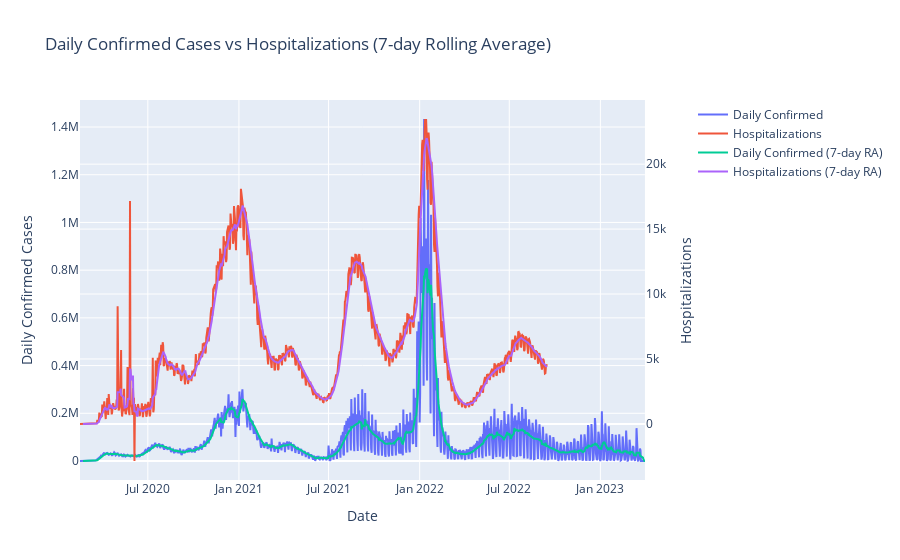

Notebook source saved alongside this figure:
### Code cell
# Creating a dual Y axis plot
fig = make_subplots(specs=[[{"secondary_y": True}]])
fig.add_trace(go.Scatter(x=master_df.index, y=master_df['new_confirmed'], name='Daily Confirmed'), secondary_y=False)
fig.add_trace(go.Scatter(x=master_df.index, y=master_df['new_hospitalized_patients'], name='Hospitalizations'), secondary_y=True)
fig.add_trace(go.Scatter(x=master_df.index, y=master_df['new_confirmed_ra'], name='Daily Confirmed (7-day RA)'), secondary_y=False)
fig.add_trace(go.Scatter(x=master_df.index, y=master_df['new_hospitalized_patients_ra'], name='Hospitalizations (7-day RA)'), secondary_y=True)

fig.update_layout(title='Daily Confirmed Cases vs Hospitalizations (7-day Rolling Average)', xaxis_title='Date', yaxis_title='Daily Confirmed Cases', yaxis2_title='Hospitalizations')
fig.show()

### Figure 1 — Plotly figure (JSON) as saved in the notebook; plotly's stock layout.template omitted (floating-point values rounded to 4 significant figures; data arrays with more than 128 entries replaced by an {"elided": "..."} marker saying what was removed)
{"data": [{"name": "Daily Confirmed", "type": "scatter", "x": {"elided": "1142 str values"}, "xaxis": "x", "y": {"elided": "1142 int values"}, "yaxis": "y"}, {"name": "Hospitalizations", "type": "scatter", "x": {"elided": "1142 str values"}, "xaxis": "x", "y": {"elided": "1142 int values"}, "yaxis": "y2"}, {"name": "Daily Confirmed (7-day RA)", "type": "scatter", "x": {"elided": "1142 str values"}, "xaxis": "x", "y": {"elided": "1142 float values"}, "yaxis": "y"}, {"name": "Hospitalizations (7-day RA)", "type": "scatter", "x": {"elided": "1142 str values"}, "xaxis": "x", "y": {"elided": "1142 float values"}, "yaxis": "y2"}], "layout": {"title": {"text": "Daily Confirmed Cases vs Hospitalizations (7-day Rolling Average)"}, "xaxis": {"anchor": "y", "domain": [0, 0.94], "title": {"text": "Date"}}, "yaxis": {"anchor": "x", "domain": [0, 1], "title": {"text": "Daily Confirmed Cases"}}, "yaxis2": {"anchor": "x", "overlaying": "y", "side": "right", "title": {"text": "Hospitalizations"}}}}
